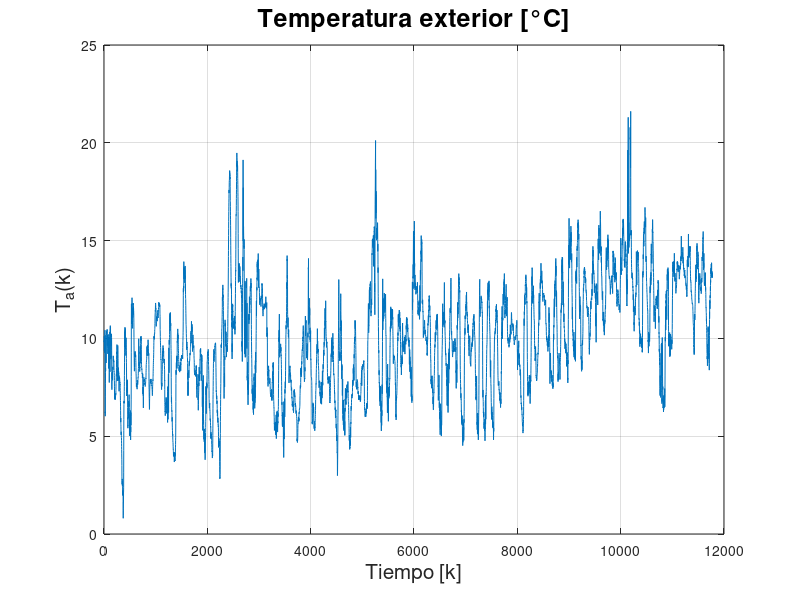

Recreate this plot in MATLAB. (Note: this script raises an error after producing the figure.)
clear
close all
clc

%% (a) %%

addpath('ejercicio_2\p2')
addpath('ejercicio_2\p2\toolbox_difuso')
addpath('ejercicio_2\p2\toolbox_b')

% Cargamos data
load('temperatura_10min.mat');

figure()
plot(temperatura);
grid on;
title('Temperatura exterior [°C]', 'FontSize', 18);
xlabel('Tiempo [k]', 'FontSize', 15);
ylabel('T_a(k)', 'FontSize', 15);

%% Parámetros del modelo %%
max_regs = 100;
max_clusters = 10;
porcentajes = [60 20 20];
[y, x] = autoregresores(temperatura, [], max_regs, 0);

[Y.ent, Y.test, Y.val, X.ent, X.test, X.val] = separar_datos(y, x, porcentajes);

%% Optimizar modelo - Reglas %%
[err_test, err_ent] = clusters_optimo(Y.test, Y.ent, X.test, X.ent, max_clusters);
figure()
plot(err_test, 'b','LineWidth', 2)
hold on
plot(err_ent, 'r','LineWidth', 2)

% Encontrar el punto más bajo del gráfico de error de test y agregar un círculo
[min_error_test, idx_optimo] = min(err_test);
plot(idx_optimo, min_error_test, 'bo', 'MarkerSize', 10, 'LineWidth', 2, 'MarkerFaceColor', 'b');

title('Error de test y entrenamiento', 'FontSize', 18)
xlabel('Número de reglas', 'FontSize', 15)
ylabel('Error', 'FontSize', 15)

% Agregar el número de reglas óptimo en la leyenda
legend('Error de test', 'Error de entrenamiento', sprintf('Reglas óptimas = %d', idx_optimo))

ax = gca;
ax.FontSize = 15;
grid on
set(gcf,'color','w');

%% Optimizar modelo - Regresores %%
clusters = 1; % numero de clusters elegido anteriormente
num_iter = 20; % Número de iteraciones
[rmse_values,y_hat,model,x_optim_ent, x_optim_test, x_optim_val, eliminated_regressors, minJ] = optimize_model(Y, X, clusters, num_iter);

%% Plot Predicciones %%
y_hat_ = ysim(x_optim_test, model.a, model.b, model.g);
figure()
plot(Y.test, 'b')
hold on
plot(y_hat_, 'r')
hold off
legend('Valor real', 'Valor predicho')
xlabel('Número de muestras', 'FontSize', 15)
ylabel('Valores', 'FontSize', 15)
set(gcf, 'color', 'w');
grid on
title('Predicción a 1 paso en test', 'FontSize', 18);

%% (c) Control predictivo %%

% Definición de la función
lb = [0.1,0.1,0.1,0.1,0.1];
ub = [2,2,2,2,2];
hpred = 5; % Horizonte de predicción
options = optimoptions('fmincon','Algorithm','interior-point'); % Elige el algoritmo 'interior-point'
delta_t = 10;
% Se obtienen las condiciones iniciales
T_1_0 = 18;
T_2_0 = 20;
u0 = (ub - lb) .* rand(1, hpred) + lb;

%Adaptación de Ta al tiempo de muestreo
T_a_fun = zeros(length(y_hat_)*(10/delta_t),1);
for i = 1:(length(T_a_fun)-1)
    T_a_fun(i) = y_hat_(floor(i*delta_t/10)+1);
end

%se crea la referencia
step_amp = [20,18,25];
time_step = [60,60,60+(hpred*delta_t)];

ref = generate_reference(step_amp,time_step,delta_t);

u = ones(1, hpred) .* u0;  % inicializa u para la primera iteración

U = [];
X = [];

%fmincon%

for ii = 1:1:((sum(time_step)-(hpred*delta_t))/delta_t)
    ii
    % Función de costo que se utilizará en optimización
    fun = @(u) cost_function(u, ref(ii:ii+4), T_1_0, T_2_0, T_a_fun(ii:ii+4), delta_t);
    
    % Aplica fmincon para optimizar u
    u = fmincon(fun, u, [], [], [], [], lb, ub, [], options);

    % Simulamos la acción de control
    [T_1, T_2] = step(T_1_0,T_2_0,u(1),T_a_fun(ii), delta_t);

    % Actualizamos condiciones iniciales
    T_1_0 = T_1;
    T_2_0 = T_2;

    U = [U; repmat(u(1), size(T_1, 1), 1)];
    X = [X; T_1];
end

% Gráfica de las salidas y las entradas de control
figure;
subplot(3,1,1);
plot(X(:, 1));
title('Output');
subplot(3,1,2);
plot(U);
title('Control input');
subplot(3,1,3);
plot(X(:,1)-ref(1:length(X(:,1))));
title('Error');

%% PSO 

% Definición de la función
%lb = [0.1,0.1,0.1,0.1,0.1];
%ub = [2,2,2,2,2];
hpred = 5; % Horizonte de predicción
delta_t = 10;

% variables del pso
nvars = 5; % número de variables de decisión
lb = ones(1,nvars) *0.1; % límite inferior
ub = ones(1,nvars) *2;  % límite superior
options = optimoptions('particleswarm', 'SwarmSize', 10, 'FunctionTolerance', 1e-4, 'MaxStallIterations', 15);

% Se obtienen las condiciones iniciales
T_1_0 = 18;
T_2_0 = 20;
u0 = (ub - lb) .* rand(1, hpred) + lb;

%Adaptación de Ta al tiempo de muestreo
T_a_fun = zeros(length(y_hat_)*(10/delta_t),1);
for i = 1:(length(T_a_fun)-1)
    T_a_fun(i) = y_hat_(floor(i*delta_t/10)+1);
end

%se crea la referencia
step_amp = [20,18,25];
time_step = [60,60,60+(hpred*delta_t)];

ref = generate_reference(step_amp,time_step,delta_t);

%u = ones(1, hpred) .* u0;  % inicializa u para la primera iteración

U = [];
X = [];
    
count = 0;

u = ones(1, nvars) * 0.5;  % inicializa u para la primera iteración
Time = zeros(1,((sum(time_step)-(hpred*delta_t))/delta_t));
for ii = 1:1:((sum(time_step)-(hpred*delta_t))/delta_t)

    ii
    count = count + 1;

    % Función de costo que se utilizará en optimización
    fun = @(u) cost_function(u, ref(ii:ii+4), T_1_0, T_2_0, T_a_fun(ii:ii+4), delta_t);
    
    tic
    % Crea una matriz inicial para el enjambre basándose en u
    initial_swarm = repmat(u, [options.SwarmSize, 1]);
    options.InitialSwarmMatrix = initial_swarm;

    % Aplica PSO para optimizar u
    u = particleswarm(fun, nvars, lb, ub, options);
    time = toc;
    Time(i) = time;
    % Simulamos la acción de control
    [T_1, T_2] = step(T_1_0,T_2_0,u(1),T_a_fun(ii), delta_t);

    % Actualizamos condiciones iniciales
    T_1_0 = T_1;
    T_2_0 = T_2;

    U = [U; repmat(u(1), size(T_1, 1), 1)];
    X = [X; T_1];
end

% Gráfica de las salidas y las entradas de control
figure;
subplot(3,1,1);
plot(X(:, 1));
title('Output');
subplot(3,1,2);
plot(U);
title('Control input');
subplot(3,1,3);
plot(X(:,1)-ref(1:length(X(:,1))));
title('Error');
%%
plot(Time)

%%
function [T_1, T_2] = step(T_1_0,T_2_0,U,T_a_0, delta_t)
    T_1 = T_1_prediction(T_1_0,T_2_0,T_a_0,U,delta_t);
    T_2 = T_2_prediction(T_1_0,T_2_0,delta_t);
end

function cost = cost_function(U, ref, T_1_0, T_2_0, T_a, delta_t)
    cost = 0;
    for i = 1:length(U)
        [T_1, T_2] = step(T_1_0, T_2_0, U(i), T_a(i), delta_t);
        cost = cost + (ref(i) - T_1)^2;
        T_1_0 = T_1;
        T_2_0 = T_2;
    end
end
